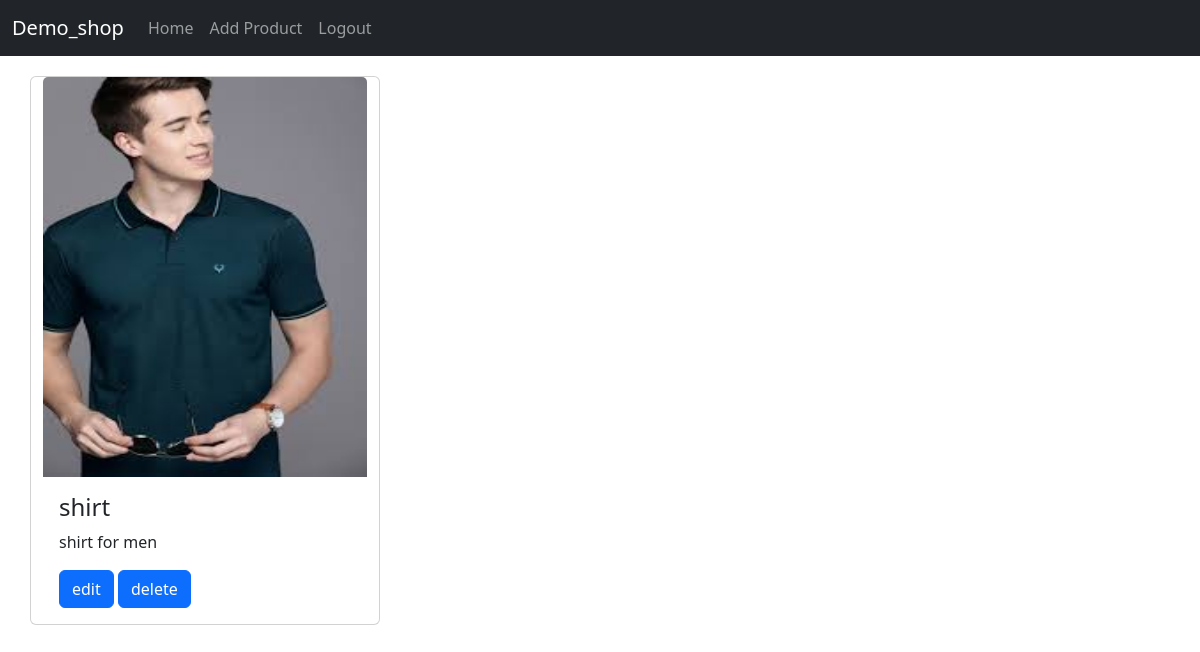
Page /shop_home (signed in) on the earlier database version.
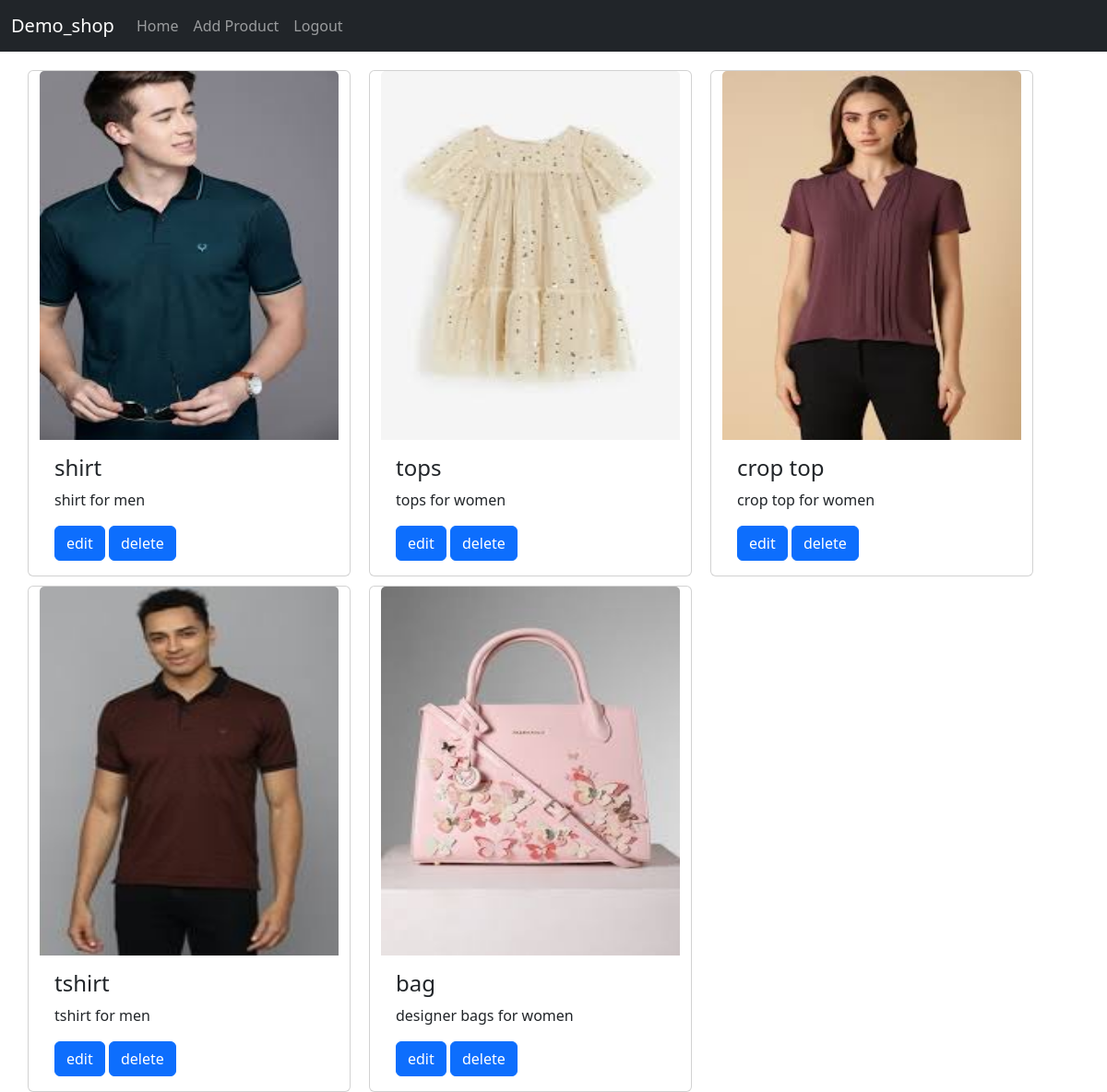
Same page on the later database version.
### demo_app/models.py (models this page shows)
class Product(models.Model):
    pid=models.TextField()
    name=models.TextField()
    des=models.TextField()
    price=models.IntegerField()
    offer_price=models.IntegerField()
    stock=models.IntegerField()
    img=models.FileField()

### demo_app/views.py (the view)
# urls.py: path('shop_home',views.shop_home),
def shop_home(req):
    if 'shop' in req.session:
        data=Product.objects.all()
        return render(req,'shop/home.html',{'Products':data})
    else:
        return redirect(demo_login)

### templates/shop/home.html (shortened to what this page needs)
<!DOCTYPE html>
<html lang="en">
<head>
    <link href="https://cdn.jsdelivr.net/npm/bootstrap@5.3.3/dist/css/bootstrap.min.css" rel="stylesheet">
</head>
<body>
    <nav class="navbar navbar-expand-sm bg-dark navbar-dark">
        <div class="container-fluid">
          <a class="navbar-brand" href="#">Demo_shop</a>
          <div class="collapse navbar-collapse" id="collapsibleNavbar">
            <ul class="navbar-nav">
              <li class="nav-item">
                <a class="nav-link" href="#">Home</a>
              </li>
              <li class="nav-item">
                <a class="nav-link" href="add">Add Product</a>
              </li>
              <li class="nav-item">
                <a class="nav-link" href="logout">Logout</a>
              </li>
            </ul>
          </div>
        </div>
      </nav>
      <div class="container" style="margin-top: 20px;">
        <div class="row" style="gap:10px">
          {% for pro in Products %}
          <div class="card" style="width:350px; ">
            <img class="card-img-top" src="{{pro.img.url}}" alt="Card image" style="width: 100%; height: 400px;">
            <div class="card-body">
              <h4 class="card-title">{{ pro.name }}</h4>
              <p class="card-text">{{ pro.des }}</p>
              <a href="edit_product./{{pro.pk}}" class="btn btn-primary">edit</a>
              <a href="delete_product./{{pro.pk}}" class="btn btn-primary">delete</a>
            </div>
          </div><br>
          {% endfor %}
        </div>
      </div>
</body>
</html>

Differences in the rows shown:
added Product: img (picture), name "tops", des "tops for women"
added Product: img (picture), name "crop top", des "crop top for women"
added Product: img (picture), name "tshirt", des "tshirt for men"
added Product: img (picture), name "bag", des "designer bags for women"
